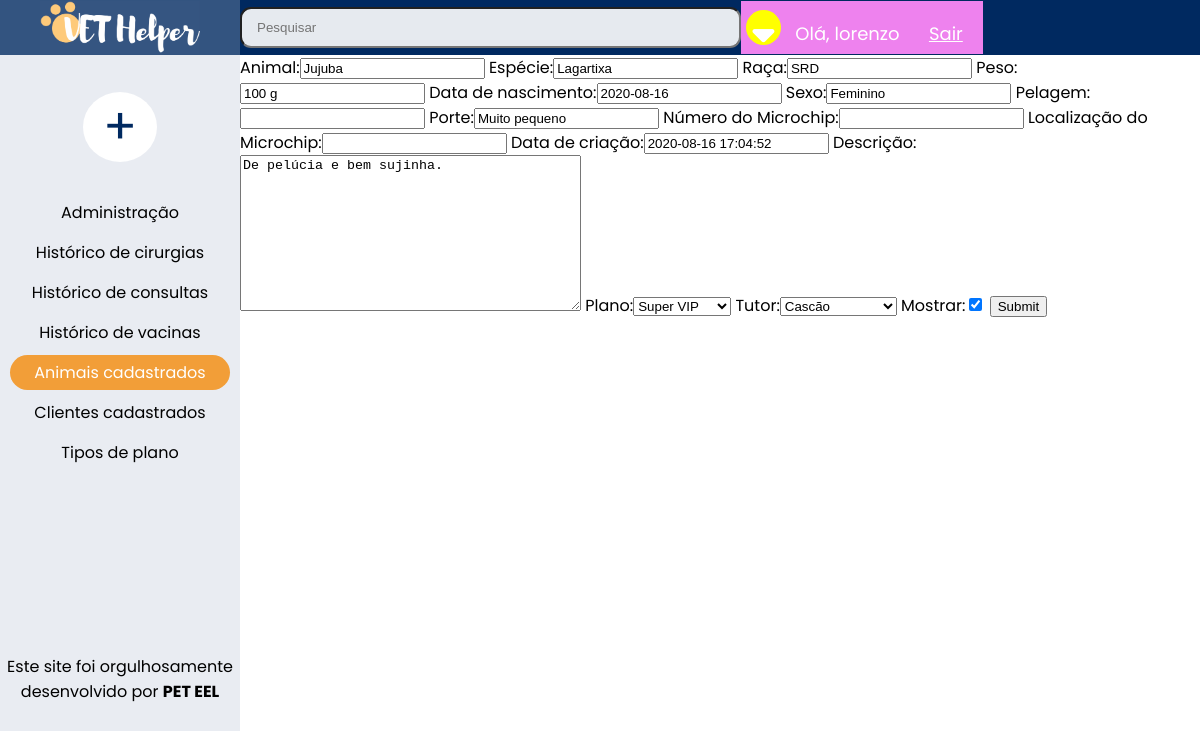
The app's page /atualizar_animal/6/ (signed in) with its own data.
### clientes/models.py (models this page shows, shortened)
class Animal(models.Model):#animal
    animal = models.CharField(max_length=255)
    especie = models.CharField(verbose_name='Espécie', max_length=255, blank=True)
    raca = models.CharField(verbose_name='Raça', max_length=255)
    peso = models.CharField(max_length=255, blank=True)
    data_nascimento = models.DateField(verbose_name='Data de nascimento', blank=True)
    sexo = models.CharField(max_length=255, blank=True)
    pelagem = models.CharField(max_length=255, blank=True)
    porte = models.CharField(max_length=255, blank=True)
    microchip_numero = models.CharField(verbose_name='Número do Microchip', max_length=255, blank=True)
    microchip_local = models.CharField(verbose_name='Localização do Microchip',max_length=255, blank=True)
    data_criacao = models.DateTimeField(verbose_name='Data de criação', default=timezone.now)
    descricao = models.TextField(verbose_name='Descrição', blank=True)
    plano = models.ForeignKey(Plano, on_delete=models.CASCADE)
    tutor = models.ForeignKey(Tutor, on_delete=models.CASCADE)
    mostrar = models.BooleanField(default=True)
    class Meta:
        verbose_name = 'Animal'
        verbose_name_plural = 'Animais'

### clientes/views.py (the view)
# urls.py: path('atualizar_animal/<str:pk>/', views.atualizarAnimal, name='atualizar_animal'),
@login_required(login_url='login')
def atualizarAnimal(request, pk):
    animal = Animal.objects.get(id=pk)
    form = AnimalForm(instance=animal)
    if request.method == 'POST':
        form = AnimalForm(request.POST, instance=animal)
        if form.is_valid():
            form.save()
            return redirect('/')
    context = {'form':form}
    return render(request, 'clientes/animal_form.html', context)

### clientes/forms.py
class AnimalForm(ModelForm):
    class Meta:
        model = Animal
        fields = '__all__'

### clientes/models.py (called while the page is built)
    def __str__(self):
        return self.nome

    def __str__(self):
        return self.nome

### clientes/templates/clientes/animal_form.html (shortened to what this page needs)
{% extends 'base.html' %}
{% block conteudo-esquerda %}
<div class="home_page-esquerda">
    <section class="botao" style="margin-top: 35px;">
        <a class="botao-esquerda" href="#">+</a>
    </section>
    <section>
        <a class="links-principais" href="{% url 'admin:index' %}">Administração</a>
    </section>
    <section>
        <a class="links-principais" href="{% url 'cirurgia' %}">Histórico de cirurgias</a>
    </section>
    <section>
        <a class="links-principais" href="{% url 'consulta' %}">Histórico de consultas</a>
    </section>
    <section>
        <a class="links-principais" href="{% url 'vacina' %}">Histórico de vacinas</a>
    </section>
    <section>
        <a class="links-principais-especial" href="{% url 'index' %}">Animais cadastrados</a>
    </section>
    <section>
        <a class="links-principais" href="{% url 'clientes' %}">Clientes cadastrados</a>
    </section>
    <section>
        <a class="links-principais" href="#">Tipos de plano</a>
    </section>
</div>
{% endblock %}
{%block conteudo-direita%}
<form action = "" method="POST">
    {{form}}
    <input type="submit" name="Criar">
</form>
{% endblock%}

### templates/parciais/_nav.html (shortened to what this page needs)
{% load static %}
<head>
    <div class="navbar">
        <div class="navbar-esquerda">
            <a href="{% url 'index' %}"></a>
        </div>
        <input type="text" placeholder="Pesquisar">
        <div class="navbar-direita">
            <a href="#" class="fa fa-sort-down"></a>
            <span class='hello-msg'>Olá, {{request.user}}</span>
            <span> <a class='hello-msg' href='{% url "logout" %}'> Sair </a></span>
        </div>
    </div>
</head>

### templates/static/CSS/style.css (style rules this page uses)
body { font-family: Poppins; margin: 0; background-color: white; font-size: 16px; height: 100%; width: 100%; }
.navbar { background-color: #002960; position: fixed; overflow: hidden; top: 0; width: 100%; display: flex; height: 55px; align-items: center; }
.navbar-esquerda { width: 20%; height: 100%; background-image: url(logo.png); background-size: 160px; background-position: center; background-repeat: no-repeat; margin: 0; padding: 0; }
.navbar-esquerda a { margin-left: auto; margin-right: auto; padding: 50%; }
.navbar-direita { font-size: 35px; align-items: center; background-color: violet; margin-top: auto; margin-bottom: auto; }
.navbar input { width: 40%; height: 35px; border-radius: 11px; background-image: url(search.png); background-size: 22px; background-position: 530px 7px; background-repeat: no-repeat; padding-left: 15px; background-color: rgba(255, 255, 255, 0.9); }
.fa-sort-down { text-decoration: none; background-color: yellow; border-radius: 50%; height: 35px; width: 35px; text-align: center; color: white; margin: 5px; }
.home_page-esquerda { text-align: center; }
.home_page-esquerda a { text-decoration: none; }
.home_page-esquerda section { padding: 0px; margin-top: 15px; margin-bottom: 25px; }
.botao { position: relative; display: inline-block; }
.botao-esquerda { border-radius: 50%; background-color: white; padding-top: 0; padding-bottom: 0; padding-left: 20px; padding-right: 20px; font-size: 50px; color: #002960; }
.links-principais { color: black; display: block; border-radius: 25px; padding: 5px; margin-top: -10px; margin-bottom: -20px; margin-left: 10px; margin-right: 10px; }
.links-principais-especial { color: white; display: block; border-radius: 25px; padding: 5px; margin-top: -10px; margin-bottom: -20px; margin-left: 10px; margin-right: 10px; background-color: #F29E38; }

### templates/parciais/_nav.html (style rules this page uses)
.hello-msg { font-size: 18px; color: white; margin-right: 20px; }

### records on screen
Animal: animal "Jujuba", especie "Lagartixa", raca "SRD", peso "100 g", data_nascimento "2020-08-16", sexo "Feminino", porte "Muito pequeno", data_criacao "2020-08-16 17:04:52", descricao "De pelúcia e bem sujinha.", plano "Super VIP", tutor "Cascão", mostrar "☑"

### other values on screen
{{ request.user }} "lorenzo"
